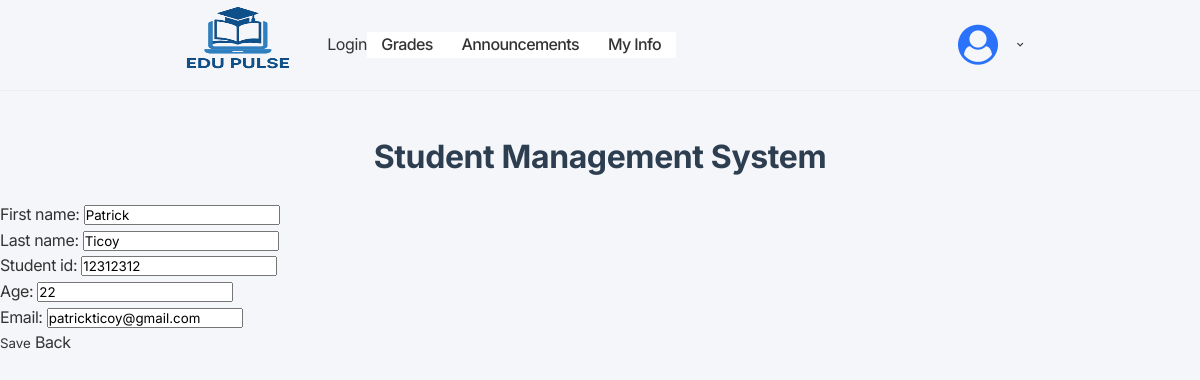
The page /students/1/update/ on the database its author committed.
### app/models.py (models this page shows, shortened)
class Student(models.Model):
    first_name = models.CharField(max_length=100)
    last_name = models.CharField(max_length=100)
    student_id = models.IntegerField()
    section = models.CharField(max_length=100)
    age = models.IntegerField()
    email = models.EmailField()

### app/views.py (the view)
# urls.py: path('students/<int:pk>/update/', StudentUpdateView.as_view(), name='student_update'),
class StudentUpdateView(UpdateView):
    model = Student
    fields = ['first_name','last_name','student_id','student_id', 'age', 'email']
    template_name = 'app/student_form.html'
    success_url = reverse_lazy('student_list')

### app/templates/app/student_form.html (shortened to what this page needs)
{% extends 'app/base.html' %}
{% block content %}
<form method="post">
    {{ form.as_p }}
    <button type="submit">Save</button>
    <a href="{% url 'student_list' %}">Back</a>
</form>
{% endblock %}

### static/css/navbar.css (style rules this page uses)
* { margin: 0; padding: 0; box-sizing: border-box; font-family: "Inter", sans-serif; }
:root { --dark-grey: #333333; --medium-grey: #636363; --light-grey: #eeeeee; --ash: #f4f4f4; --primary-color: #2b72fb; --white: white; --border: 1px solid var(--light-grey); --shadow: rgba(0, 0, 0, 0.05) 0px 6px 24px 0px, rgba(0, 0, 0, 0.08) 0px 0px 0px 1px; }
body { font-family: inherit; background-color: var(--white); color: var(--dark-grey); letter-spacing: -0.4px; }
a { text-decoration: none; color: inherit; }
button { border: none; background-color: transparent; cursor: pointer; color: inherit; }

### app/templates/app/base.html (style rules this page uses)
* { margin: 0; padding: 0; box-sizing: border-box; }
body { font-family: 'Segoe UI', Tahoma, Geneva, Verdana, sans-serif; background-color: #f5f6fa; color: #333; line-height: 1.6; }

### rows shown on the page
Student: first_name "Patrick", last_name "Ticoy", student_id "12312312", age "22", email "patrickticoy@gmail.com"
